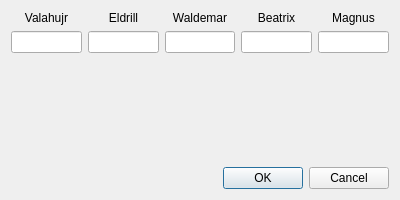
<?xml version="1.0" encoding="UTF-8"?>
<ui version="4.0">
 <class>StartDialog</class>
 <widget class="QDialog" name="StartDialog">
  <property name="geometry">
   <rect>
    <x>0</x>
    <y>0</y>
    <width>400</width>
    <height>200</height>
   </rect>
  </property>
  <property name="windowTitle">
   <string>Dialog</string>
  </property>
  <layout class="QGridLayout" name="gridLayout">
   <item row="0" column="0">
    <layout class="QVBoxLayout" name="verticalLayout">
     <item>
      <widget class="QLabel" name="label">
       <property name="text">
        <string>Valahujr</string>
       </property>
       <property name="alignment">
        <set>Qt::AlignCenter</set>
       </property>
      </widget>
     </item>
     <item>
      <widget class="QLineEdit" name="lineEdit">
       <property name="alignment">
        <set>Qt::AlignCenter</set>
       </property>
      </widget>
     </item>
     <item>
      <spacer name="verticalSpacer">
       <property name="orientation">
        <enum>Qt::Vertical</enum>
       </property>
       <property name="sizeHint" stdset="0">
        <size>
         <width>20</width>
         <height>40</height>
        </size>
       </property>
      </spacer>
     </item>
    </layout>
   </item>
   <item row="0" column="2">
    <layout class="QVBoxLayout" name="verticalLayout_3">
     <item>
      <widget class="QLabel" name="label_2">
       <property name="text">
        <string>Waldemar</string>
       </property>
       <property name="alignment">
        <set>Qt::AlignCenter</set>
       </property>
      </widget>
     </item>
     <item>
      <widget class="QLineEdit" name="lineEdit_3">
       <property name="alignment">
        <set>Qt::AlignCenter</set>
       </property>
      </widget>
     </item>
     <item>
      <spacer name="verticalSpacer_3">
       <property name="orientation">
        <enum>Qt::Vertical</enum>
       </property>
       <property name="sizeHint" stdset="0">
        <size>
         <width>20</width>
         <height>40</height>
        </size>
       </property>
      </spacer>
     </item>
    </layout>
   </item>
   <item row="1" column="0" colspan="5">
    <widget class="QDialogButtonBox" name="buttonBox">
     <property name="orientation">
      <enum>Qt::Horizontal</enum>
     </property>
     <property name="standardButtons">
      <set>QDialogButtonBox::Cancel|QDialogButtonBox::Ok</set>
     </property>
    </widget>
   </item>
   <item row="0" column="3">
    <layout class="QVBoxLayout" name="verticalLayout_4">
     <item>
      <widget class="QLabel" name="label_3">
       <property name="text">
        <string>Beatrix</string>
       </property>
       <property name="alignment">
        <set>Qt::AlignCenter</set>
       </property>
      </widget>
     </item>
     <item>
      <widget class="QLineEdit" name="lineEdit_4">
       <property name="alignment">
        <set>Qt::AlignCenter</set>
       </property>
      </widget>
     </item>
     <item>
      <spacer name="verticalSpacer_4">
       <property name="orientation">
        <enum>Qt::Vertical</enum>
       </property>
       <property name="sizeHint" stdset="0">
        <size>
         <width>20</width>
         <height>40</height>
        </size>
       </property>
      </spacer>
     </item>
    </layout>
   </item>
   <item row="0" column="4">
    <layout class="QVBoxLayout" name="verticalLayout_5">
     <item>
      <widget class="QLabel" name="label_4">
       <property name="text">
        <string>Magnus</string>
       </property>
       <property name="alignment">
        <set>Qt::AlignCenter</set>
       </property>
      </widget>
     </item>
     <item>
      <widget class="QLineEdit" name="lineEdit_5">
       <property name="alignment">
        <set>Qt::AlignCenter</set>
       </property>
      </widget>
     </item>
     <item>
      <spacer name="verticalSpacer_5">
       <property name="orientation">
        <enum>Qt::Vertical</enum>
       </property>
       <property name="sizeHint" stdset="0">
        <size>
         <width>20</width>
         <height>40</height>
        </size>
       </property>
      </spacer>
     </item>
    </layout>
   </item>
   <item row="0" column="1">
    <layout class="QVBoxLayout" name="verticalLayout_2">
     <item>
      <widget class="QLabel" name="label_5">
       <property name="sizePolicy">
        <sizepolicy hsizetype="Preferred" vsizetype="Preferred">
         <horstretch>0</horstretch>
         <verstretch>0</verstretch>
        </sizepolicy>
       </property>
       <property name="text">
        <string>Eldrill</string>
       </property>
       <property name="alignment">
        <set>Qt::AlignCenter</set>
       </property>
      </widget>
     </item>
     <item>
      <widget class="QLineEdit" name="lineEdit_2">
       <property name="alignment">
        <set>Qt::AlignCenter</set>
       </property>
      </widget>
     </item>
     <item>
      <spacer name="verticalSpacer_2">
       <property name="orientation">
        <enum>Qt::Vertical</enum>
       </property>
       <property name="sizeHint" stdset="0">
        <size>
         <width>20</width>
         <height>40</height>
        </size>
       </property>
      </spacer>
     </item>
    </layout>
   </item>
  </layout>
 </widget>
 <tabstops>
  <tabstop>lineEdit</tabstop>
  <tabstop>lineEdit_2</tabstop>
  <tabstop>lineEdit_3</tabstop>
  <tabstop>lineEdit_4</tabstop>
  <tabstop>lineEdit_5</tabstop>
 </tabstops>
 <resources/>
 <connections>
  <connection>
   <sender>buttonBox</sender>
   <signal>accepted()</signal>
   <receiver>StartDialog</receiver>
   <slot>accept()</slot>
   <hints>
    <hint type="sourcelabel">
     <x>227</x>
     <y>184</y>
    </hint>
    <hint type="destinationlabel">
     <x>157</x>
     <y>199</y>
    </hint>
   </hints>
  </connection>
  <connection>
   <sender>buttonBox</sender>
   <signal>rejected()</signal>
   <receiver>StartDialog</receiver>
   <slot>reject()</slot>
   <hints>
    <hint type="sourcelabel">
     <x>295</x>
     <y>190</y>
    </hint>
    <hint type="destinationlabel">
     <x>286</x>
     <y>199</y>
    </hint>
   </hints>
  </connection>
 </connections>
</ui>
